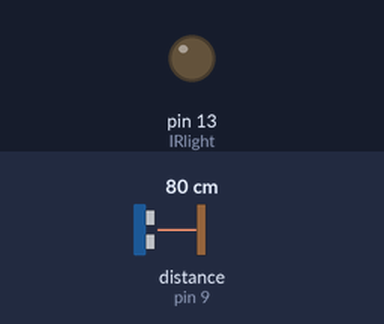
Simulated run of this sketch. Board: Arduino Uno, built with avr-gcc and run on an emulated ATmega328P. Shown: output pins drawn as LEDs (lit = HIGH). Wiring (inferred from the names in the program): ultrasonic range finder: trigger pin 10; echo pin 9. Inputs (shaded band) come from the test bench; at power-on: distance to the obstacle (sensor on pin 9) 80 cm. The echo pulse lasts 58.3 µs per cm; pins used as bus, display or sensor lines are not drawn.

Above: at 1.2 s.
1.3 s: distance to the obstacle (sensor on pin 9) set to 6 cm
2.8 s: distance to the obstacle (sensor on pin 9) set to 3 cm
At 4.0 s:
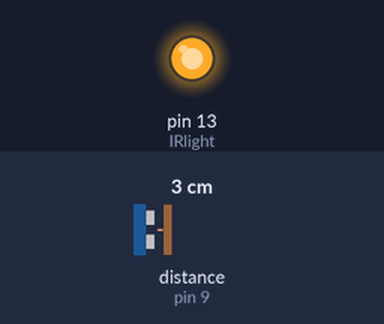
Timing chart, 0 to 5.8 s (numbered marks = the images above; inputs shaded):
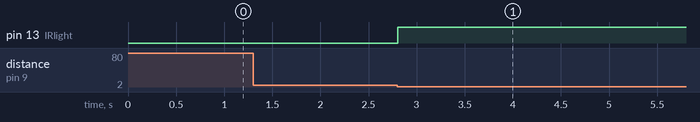

Measured:
- the behaviour switches between 5 and 4 cm on distance to the obstacle (sensor on pin 9) (found by bisection; images 0 and 1)
- after the input at 1.3 s, every drawn part: stays the same
- after the input at 2.8 s, pin 13 (IRlight): LOW → HIGH at once

The sketch:

robotwars_IR.ino
```cpp
#define trigPin 10
#define echoPin 9
#define IRlight 13 //already defined

void setup() {
  Serial.begin (9600);
  pinMode(trigPin, OUTPUT);
  pinMode(echoPin, INPUT);
  pinMode(IRlight, OUTPUT);
}

void loop() {
  long duration, distance;
  digitalWrite(trigPin, LOW);
  delayMicroseconds(2);
  digitalWrite(trigPin, HIGH);
  delayMicroseconds(10);
  digitalWrite(trigPin, LOW);
  digitalWrite(trigPin, LOW);
  duration = pulseIn(echoPin, HIGH);
  distance = (duration/2) / 29.1;
  if (distance < 4) {  // change 4 to max range of IR light
    digitalWrite(IRlight,HIGH);
    delay(10000);
    digitalWrite(IRlight, LOW);
  }
}
```
